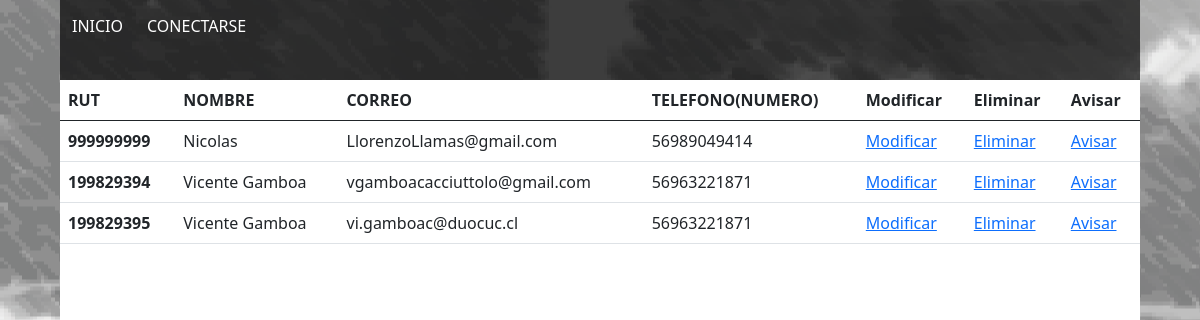
Before: /listpacientes with the older database file.
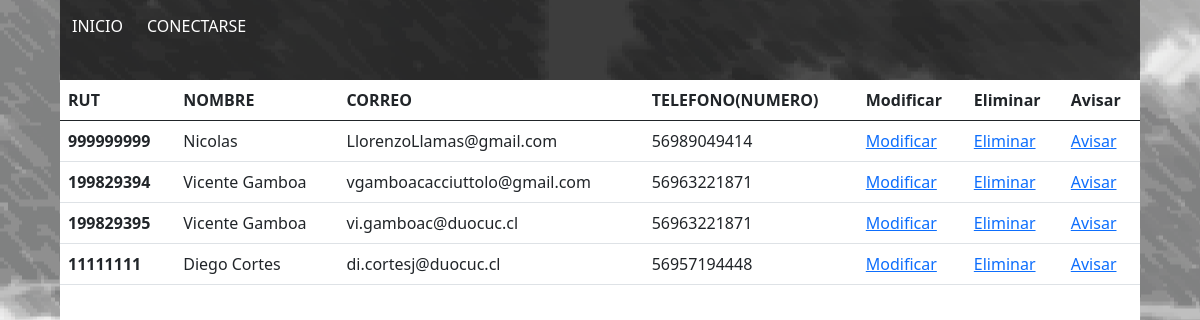
After: the same page with the newer database file.
### CesfamApp/models.py (models this page shows, shortened)
class PACIENTE(models.Model):
    rut_pac = models.CharField(max_length=9,primary_key=True, verbose_name='Rut (sin punto ni guión) del paciente')
    nombre_pac = models.CharField(max_length=50,verbose_name='Nombre del paciente')
    correo_pac = models.CharField(null=True,blank=True,max_length=100,verbose_name='Mail')
    numero_pac = models.IntegerField(null=True,blank=True,verbose_name='Teléfono')
    nombre_tutor = models.ForeignKey(TUTOR,null=True,blank=True,on_delete=models.CASCADE,verbose_name='Tutor')

### CesfamApp/views.py (the view)
# urls.py: path('listpacientes',listpacientes,name="listpacientes"),
def listpacientes(request):
    paciente = PACIENTE.objects.all
    datos = {
        'paciente': paciente
    }
    return render(request,'CesfamWeb/listpacientes.html',datos)

### CesfamApp/templates/CesfamWeb/listpacientes.html (shortened to what this page needs)
{% load static %}
<!DOCTYPE html>
<html lang="es">
<head>
    <link rel="stylesheet" href="{% static 'css/bootstrap.css' %}">
    <link rel="stylesheet" href="{% static 'css/style.css' %}">
</head>
<body>
    <div id="div1">
        <nav class="navbar navbar-expand-lg navbar-light bg-light float-left">
            <div class="collapse navbar-collapse" id="navbarSupportedContent">
                <ul class="navbar-nav mr-auto">
                    <a href="{%url 'home'%}"><button class="btn btn-secondary algo" type="button" id="dropdownMenu2" aria-haspopup="true" aria-expanded="false">INICIO</button></a> {% if request.user.is_authenticated %}
                    <a href="{% url 'logout' %}"><button class="btn btn-secondary algo" type="button" id="dropdownMenu2" aria-haspopup="true" aria-expanded="false">SALIR</button></a>
                    <span class="badge red z-depth-1 mr-1"> {{ user }} </span>{% else %}
                    <a href="{% url 'login' %}"><button class="btn btn-secondary algo" type="button" id="dropdownMenu2" aria-haspopup="true" aria-expanded="false">CONECTARSE</button></a>{% endif %}
                </ul>
            </div>
        </nav>
    </div>
    <div id="divlist">
        <table class="table">
            <thead>
                <tr>
                    <th scope="col">RUT</th>
                    <th scope="col">NOMBRE</th>
                    <th scope="col">CORREO</th>
                    <th scope="col">TELEFONO(NUMERO)</th>
                    <th scope="col">Modificar</th>
                    <th scope="col">Eliminar</th>
                    <th scope="col">Avisar</th>
                </tr>
            </thead>
            <tbody>
                {% for pac in paciente%}
                <tr>
                    <th>{{pac.rut_pac}}</th>
                    <td>{{pac.nombre_pac}}</td>
                    <td>{{pac.correo_pac}}</td>
                    <td>{{pac.numero_pac}}</td>
                    <td>
                        <a href="{%url 'form_mod_pac' pac.rut_pac %}">Modificar</a>
                    </td>
                    <td>
                        <a href="{%url 'form_del_paciente' pac.rut_pac %}">Eliminar</a>
                    </td>
                    <td>
                        <a href="{%url 'notificarPac' pac.rut_pac %}">Avisar</a>
                    </td>
                </tr>
                {% endfor %}
            </tbody>
        </table>
    </div>
</body>
</html>

### CesfamApp/static/css/style.css (style rules this page uses)
body { background-image: url(../img/fondo_taller-06.png); background-position: center center; }
#div1 { position: absolute; height: 10%; left: 5%; width: 90%; top: 0%; background-color: #000000ad; z-index: 9999; }
.navbar { color: #000000b2; background-color: transparent !important; }
.algo { background-color: transparent !important; border: none; background-size: 95%; background-repeat: no-repeat; background-position: center; color: white !important; }
#divlist { position: absolute; background-color: #ffffff; height: 90%; left: 5%; width: 90%; top: 10%; }

Changed rows visible on the page:
added PACIENTE: rut_pac "11111111", nombre_pac "Diego Cortes", correo_pac "di.cortesj@duocuc.cl", numero_pac "56957194448"
